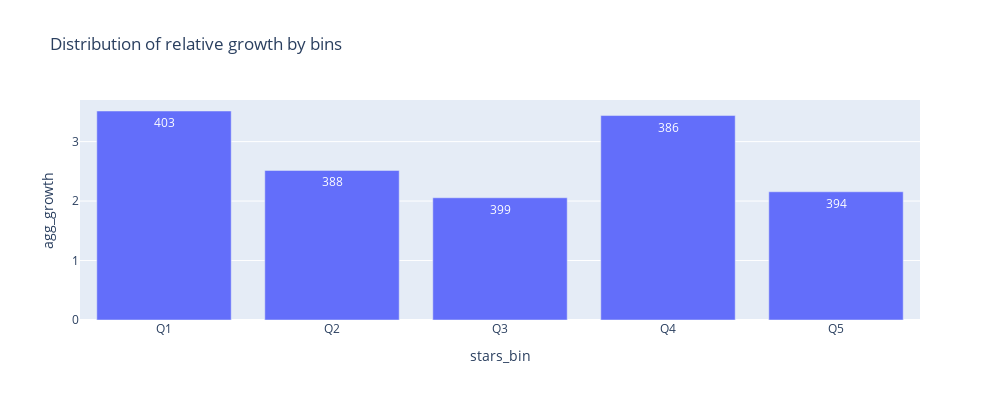

Write notebook code for a chart like this one.
### Code cell
fig = px.bar(
    df.groupby('stars_bin').agg(agg_growth=('relative_growth', 'median'), count=('relative_growth', 'size')).reset_index(),
    x='stars_bin',
    y='agg_growth',
    text='count',
    title='Distribution of relative growth by bins'
)
fig.show()

### Figure 1 — Plotly figure (JSON) as saved in the notebook; plotly's stock layout.template omitted (floating-point values rounded to 4 significant figures)
{"data": [{"hovertemplate": "stars_bin=%{x}<br>agg_growth=%{y}<br>count=%{text}<extra></extra>", "legendgroup": "", "marker": {"color": "#636efa", "pattern": {"shape": ""}}, "name": "", "orientation": "v", "showlegend": false, "text": [403.0, 388.0, 399.0, 386.0, 394.0], "textposition": "auto", "type": "bar", "x": ["Q1", "Q2", "Q3", "Q4", "Q5"], "xaxis": "x", "y": [3.515, 2.516, 2.055, 3.438, 2.156], "yaxis": "y"}], "layout": {"barmode": "relative", "height": 400, "legend": {"tracegroupgap": 0}, "title": {"text": "Distribution of relative growth by bins"}, "width": 1000, "xaxis": {"anchor": "y", "domain": [0, 1], "title": {"text": "stars_bin"}}, "yaxis": {"anchor": "x", "domain": [0, 1], "title": {"text": "agg_growth"}}}}
